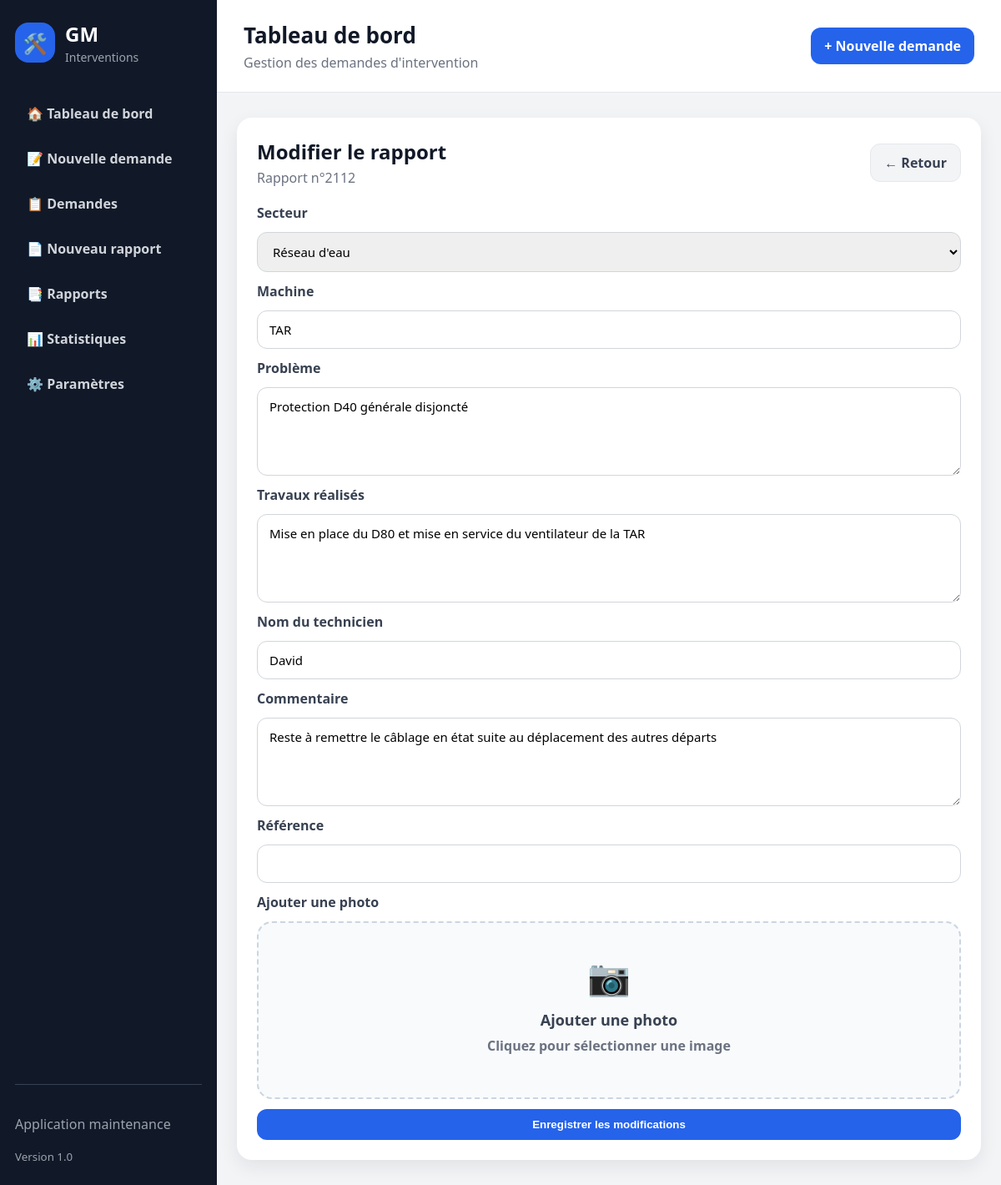
/rapports/2112/modifier, run on an earlier commit of the app's database.
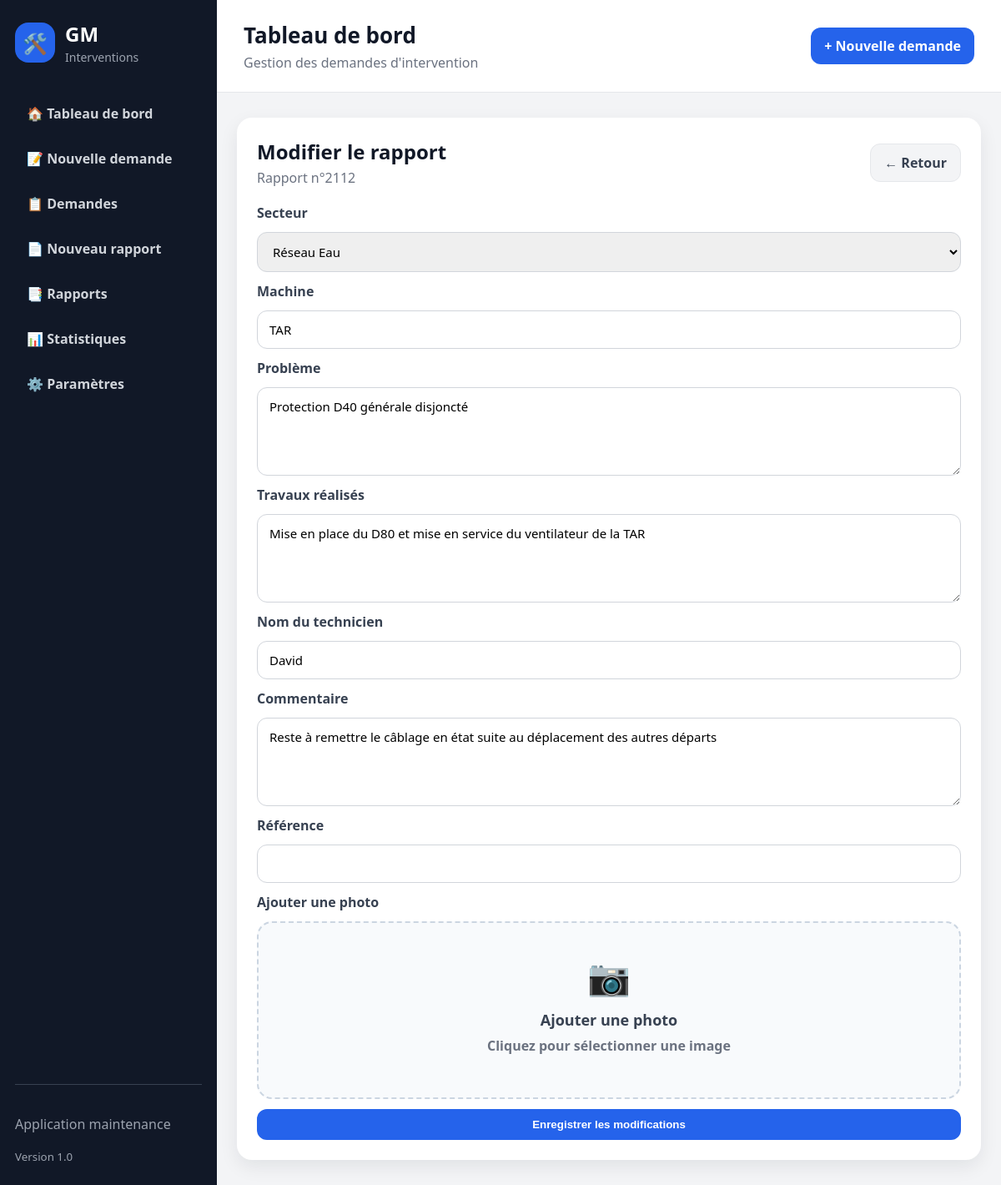
And on a later commit of the database.
### tables this page shows
CREATE TABLE rapports_intervention (
            id INTEGER PRIMARY KEY AUTOINCREMENT,
            secteur_id INTEGER,
            machine TEXT,
            probleme TEXT NOT NULL,
            travaux TEXT NOT NULL,
            technicien TEXT NOT NULL,
            commentaire TEXT,
            reference TEXT,
            date_rapport TIMESTAMP DEFAULT CURRENT_TIMESTAMP,
            FOREIGN KEY (secteur_id) REFERENCES secteurs(id)
        );

CREATE TABLE secteurs (
            id INTEGER PRIMARY KEY AUTOINCREMENT,
            nom TEXT NOT NULL UNIQUE
        );

### routes/rapports.py (the view, shortened to what this page needs)
@rapports_bp.route("/rapports/<int:rapport_id>/modifier", methods=["GET", "POST"])
def modifier_rapport(rapport_id):
    conn = get_db_connection()
    rapport = conn.execute("""
        SELECT * FROM rapports_intervention
        WHERE id = ?
    """, (rapport_id,)).fetchone()
    if rapport is None:
        conn.close()
        return "Rapport introuvable", 404
    secteurs = conn.execute("""
        SELECT * FROM secteurs
        ORDER BY nom
    """).fetchall()
    conn.close()
    return render_template(
        "rapports/modifier.html",
        rapport=rapport,
        secteurs=secteurs
    )

### database.py (called while the page is built)
def get_db_connection():
    if DATABASE_URL:
        print("Connexion à Neon PostgreSQL", flush=True)
        return PostgresConnectionAdapter(DATABASE_URL)
    print("Connexion à SQLite", flush=True)
    conn = sqlite3.connect(DB_NAME)
    conn.row_factory = sqlite3.Row
    return conn

### templates/rapports/modifier.html (shortened to what this page needs)
{% extends "base.html" %}
{% block content %}
<section class="card">
    <div class="section-header">
        <div>
            <h2>Modifier le rapport</h2>
            <p>Rapport n°{{ rapport.id }}</p>
        </div>
        <a href="/rapports/{{ rapport.id }}" class="btn-secondary">← Retour</a>
    </div>
    <form method="POST" enctype="multipart/form-data" class="form">
        <label>Secteur</label>
        <select name="secteur_id" required>
            {% for secteur in secteurs %}
                <option value="{{ secteur.id }}"
                    {% if secteur.id == rapport.secteur_id %}selected{% endif %}>
                    {{ secteur.nom }}
                </option>
            {% endfor %}
        </select>
        <label>Machine</label>
        <input type="text" name="machine" value="{{ rapport.machine }}" required>
        <label>Problème</label>
        <textarea name="probleme" rows="4" required>{{ rapport.probleme }}</textarea>
        <label>Travaux réalisés</label>
        <textarea name="travaux" rows="4" required>{{ rapport.travaux }}</textarea>
        <label>Nom du technicien</label>
        <input type="text" name="technicien" value="{{ rapport.technicien }}" required>
        <label>Commentaire</label>
        <textarea name="commentaire" rows="4">{{ rapport.commentaire }}</textarea>
        <label>Référence</label>
        <input type="text" name="reference" value="{{ rapport.reference }}">
        <label>Ajouter une photo</label>
        <label class="upload-box">
            <div class="upload-content">
                <div class="upload-icon">📷</div>
                <strong>Ajouter une photo</strong>
                <p id="file-name">Cliquez pour sélectionner une image</p>
            </div>
        </label>
        <button type="submit" class="btn">Enregistrer les modifications</button>
    </form>
</section>
{% endblock %}

What changed in the data, as far as the page shows it:
changed rapports_intervention "TAR": secteur_id "Réseau d'eau" → "Réseau Eau"
